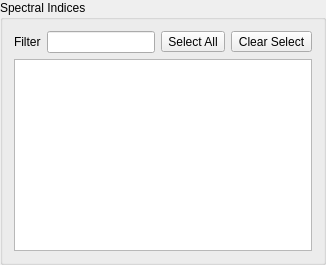
         <widget class="QGroupBox" name="groupBox">
          <property name="minimumSize">
           <size>
            <width>0</width>
            <height>0</height>
           </size>
          </property>
          <property name="title">
           <string>Spectral Indices</string>
          </property>
          <layout class="QVBoxLayout" name="verticalLayout_2">
           <item>
            <layout class="QHBoxLayout" name="horizontalLayout_3">
             <item>
              <widget class="QLabel" name="label_11">
               <property name="sizePolicy">
                <sizepolicy hsizetype="Fixed" vsizetype="Preferred">
                 <horstretch>1</horstretch>
                 <verstretch>0</verstretch>
                </sizepolicy>
               </property>
               <property name="text">
                <string>Filter</string>
               </property>
              </widget>
             </item>
             <item>
              <widget class="QgsFilterLineEdit" name="mFilter">
               <property name="text">
                <string/>
               </property>
               <property name="nullValue">
                <string/>
               </property>
               <property name="defaultValue">
                <string/>
               </property>
               <property name="showSearchIcon">
                <bool>true</bool>
               </property>
               <property name="showSpinner">
                <bool>false</bool>
               </property>
               <property name="qgisRelation" stdset="0">
                <string notr="true"/>
               </property>
              </widget>
             </item>
             <item>
              <widget class="QToolButton" name="mSelectAll">
               <property name="text">
                <string>Select All</string>
               </property>
              </widget>
             </item>
             <item>
              <widget class="QToolButton" name="mSelectNone">
               <property name="text">
                <string>Clear Select</string>
               </property>
              </widget>
             </item>
            </layout>
           </item>
           <item>
            <widget class="QTableView" name="mTable">
             <property name="minimumSize">
              <size>
               <width>0</width>
               <height>0</height>
              </size>
             </property>
             <property name="selectionBehavior">
              <enum>QAbstractItemView::SelectRows</enum>
             </property>
            </widget>
           </item>
          </layout>
         </widget>
